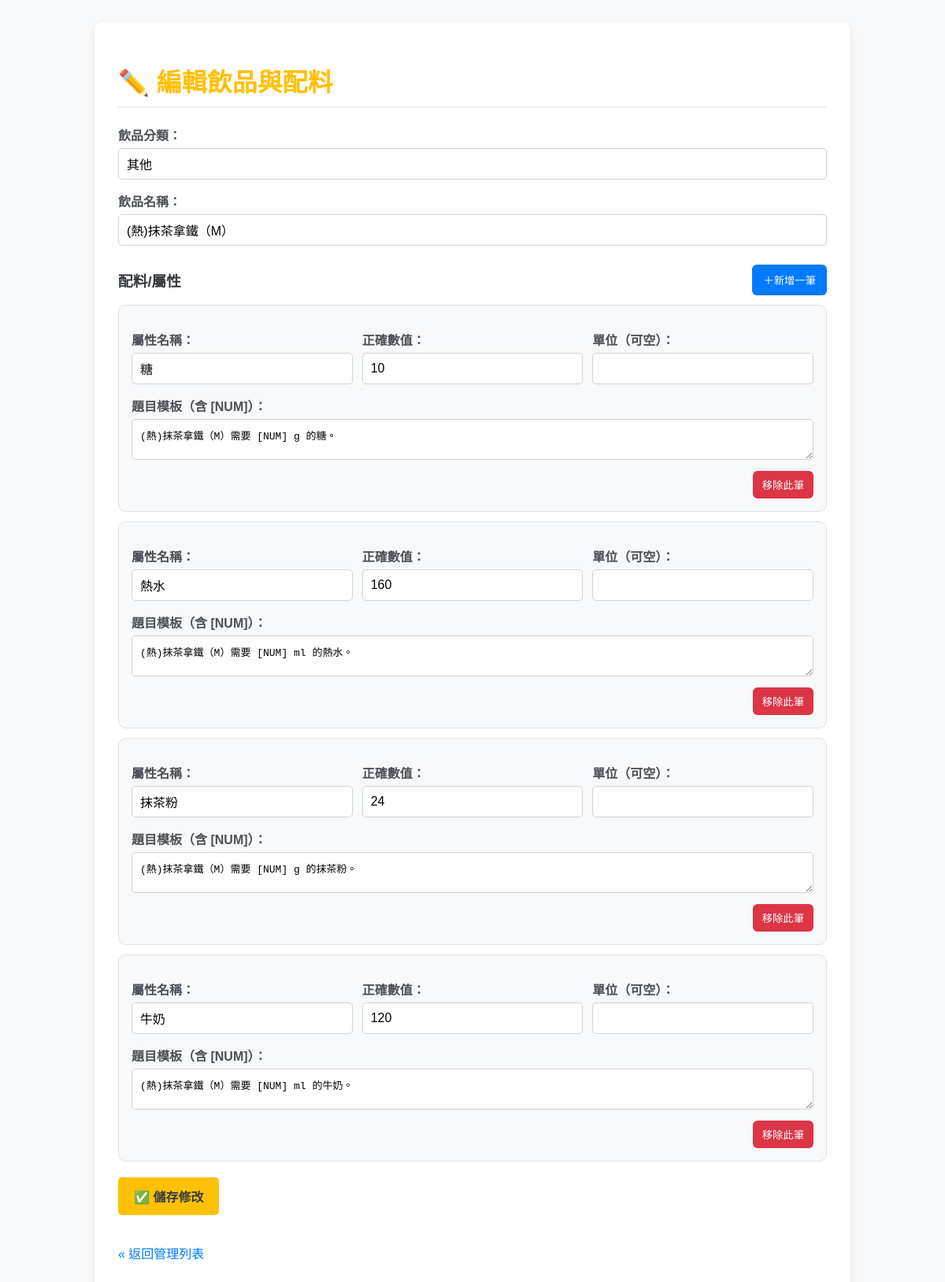
Screenshot of /edit_item/65 with the database file from the repository.
### tables this page shows
CREATE TABLE drinks (
                    id INTEGER PRIMARY KEY,
                    category TEXT NOT NULL,
                    name TEXT NOT NULL UNIQUE,
                    is_mastered INTEGER DEFAULT 0
                );

CREATE TABLE drink_attributes (
                    id INTEGER PRIMARY KEY,
                    drink_id INTEGER NOT NULL,
                    attribute_name TEXT NOT NULL,
                    attribute_value TEXT NOT NULL,
                    unit TEXT,
                    question_template TEXT,
                    times_attempted INTEGER DEFAULT 0,
                    times_correct INTEGER DEFAULT 0,
                    FOREIGN KEY (drink_id) REFERENCES drinks(id) ON DELETE CASCADE,
                    UNIQUE(drink_id, attribute_name)
                );

### app.py (the view, shortened to what this page needs)
@app.route('/edit_item/<int:drink_id>', methods=['GET', 'POST'])
@auth.login_required
def edit_item(drink_id):
    db = get_db()
    drink = db.execute('SELECT * FROM drinks WHERE id = ?', (drink_id,)).fetchone()
    if not drink:
        return redirect(url_for('manage_items'))
    attributes = get_drink_attributes(drink_id)
    return render_template('edit_item.html', drink=drink, attributes=attributes)

### app.py (called while the page is built)
def get_db():
    db = getattr(g, '_database', None)
    if db is None:
        db = g._database = sqlite3.connect(DATABASE)
        db.row_factory = sqlite3.Row
    return db

@app.teardown_appcontext
def close_connection(exception):
    db = getattr(g, '_database', None)
    if db is not None:
        db.close()

def get_drink_attributes(drink_id):
    db = get_db()
    return db.execute(
        'SELECT * FROM drink_attributes WHERE drink_id = ? ORDER BY id',
        (drink_id,)
    ).fetchall()

### templates/edit_item.html (shortened to what this page needs)
<!DOCTYPE html>
<html lang="zh-TW">
<head>
</head>
<body>
    <div class="container">
        <h1>✏️ 編輯飲品與配料</h1>
        <form method="POST">
            <label for="category">飲品分類：</label>
            <input type="text" id="category" name="category" required value="{{ drink.category }}">
            <label for="name">飲品名稱：</label>
            <input type="text" id="name" name="name" required value="{{ drink.name }}">
            <div class="attrs-header">
                <h3 style="margin:0;color:#343a40;">配料/屬性</h3>
                <button type="button" class="add-btn" onclick="addAttr()">＋新增一筆</button>
            </div>
            <div id="attrs">
                {% for attr in attributes %}
                    <div class="attr-card" data-idx="{{ loop.index0 }}">
                        <div class="grid-3">
                            <div>
                                <label>屬性名稱：</label>
                                <input type="text" name="attribute_name_{{ loop.index0 }}" required value="{{ attr.attribute_name }}">
                            </div>
                            <div>
                                <label>正確數值：</label>
                                <input type="text" name="attribute_value_{{ loop.index0 }}" required value="{{ attr.attribute_value }}">
                            </div>
                            <div>
                                <label>單位（可空）：</label>
                                <input type="text" name="attribute_unit_{{ loop.index0 }}" value="{{ attr.unit }}">
                            </div>
                        </div>
                        <div>
                            <label>題目模板（含 [NUM]）：</label>
                            <textarea name="attribute_template_{{ loop.index0 }}" rows="2" required>{{ attr.question_template }}</textarea>
                        </div>
                        <div style="display:flex;justify-content:flex-end;margin-top:10px;">
                            <button type="button" class="remove-btn" onclick="removeAttr(this)">移除此筆</button>
                        </div>
                    </div>
                {% endfor %}
            </div>
            <input type="submit" value="✅ 儲存修改">
        </form>
        <p><a href="{{ url_for('manage_items') }}" class="back-link">« 返回管理列表</a></p>
    </div>
</body>
</html>

### templates/edit_item.html (style rules this page uses)
body { font-family: 'Arial', sans-serif; background-color: #f8f9fa; padding: 20px; }
.container { max-width: 900px; margin: auto; background: white; padding: 30px; border-radius: 10px; box-shadow: 0 4px 8px rgba(0,0,0,0.1); }
h1 { color: #ffc107; border-bottom: 2px solid #eee; padding-bottom: 10px; }
label { display: block; margin-top: 15px; font-weight: bold; color: #495057; }
input[type="text"], textarea { width: 100%; padding: 10px; margin-top: 5px; border: 1px solid #ced4da; border-radius: 5px; box-sizing: border-box; font-size: 1em; }
input[type="submit"] { background-color: #ffc107; color: #343a40; padding: 12px 20px; border: none; border-radius: 5px; cursor: pointer; margin-top: 20px; font-size: 16px; transition: background-color 0.3s; font-weight: bold; }
.back-link { color: #007bff; text-decoration: none; margin-top: 20px; display: inline-block; }
.attrs-header { display: flex; justify-content: space-between; align-items: center; margin-top: 24px; }
.add-btn { background-color: #007bff; color: white; border: none; border-radius: 6px; padding: 10px 14px; cursor: pointer; }
.attr-card { border: 1px solid #dee2e6; border-radius: 10px; padding: 16px; margin-top: 12px; background: #f8f9fa; }
.grid-3 { display: grid; grid-template-columns: 1fr 1fr 1fr; gap: 12px; }
.remove-btn { background-color: #dc3545; color: white; border: none; border-radius: 6px; padding: 8px 12px; cursor: pointer; }

### rows the page displays
drinks: category "其他", name "(熱)抹茶拿鐵（M）"
drink_attributes: attribute_name "糖", attribute_value "10", question_template "(熱)抹茶拿鐵（M）需要 [NUM] g 的糖。"
drink_attributes: attribute_name "熱水", attribute_value "160", question_template "(熱)抹茶拿鐵（M）需要 [NUM] ml 的熱水。"
drink_attributes: attribute_name "抹茶粉", attribute_value "24", question_template "(熱)抹茶拿鐵（M）需要 [NUM] g 的抹茶粉。"
drink_attributes: attribute_name "牛奶", attribute_value "120", question_template "(熱)抹茶拿鐵（M）需要 [NUM] ml 的牛奶。"
